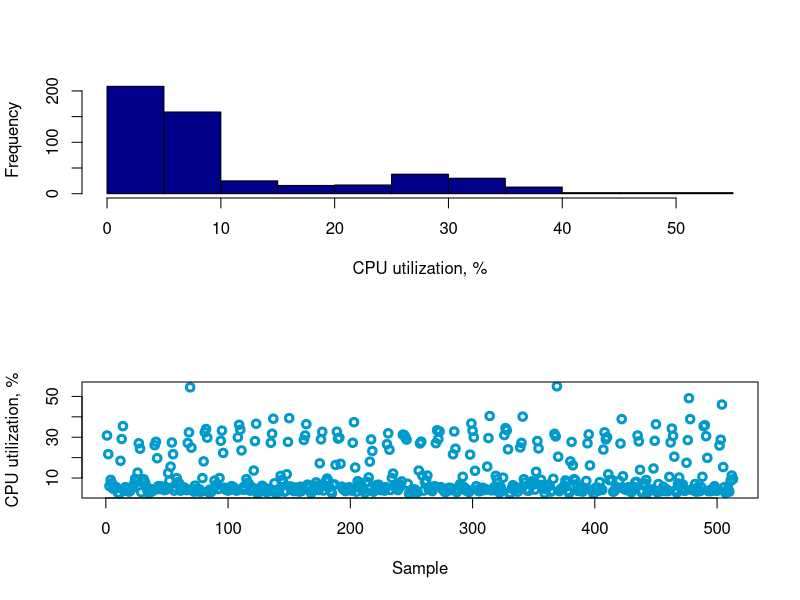

The R source for this figure:
data<-scan("cpu_usage_rpi.dat");
pdf("cpu_usage_rpi.pdf");
par(mfrow=c(2,1))
summary(data);
hist(data, col="dark blue", main="", xlab="CPU utilization, %", ylab="Frequency");
#grid(lwd=2, col="black");
plot(data, col="deepskyblue3", lwd=3, xlab="Sample", ylab="CPU utilization, %");
#grid(lwd=2, col="black");
dev.off();
